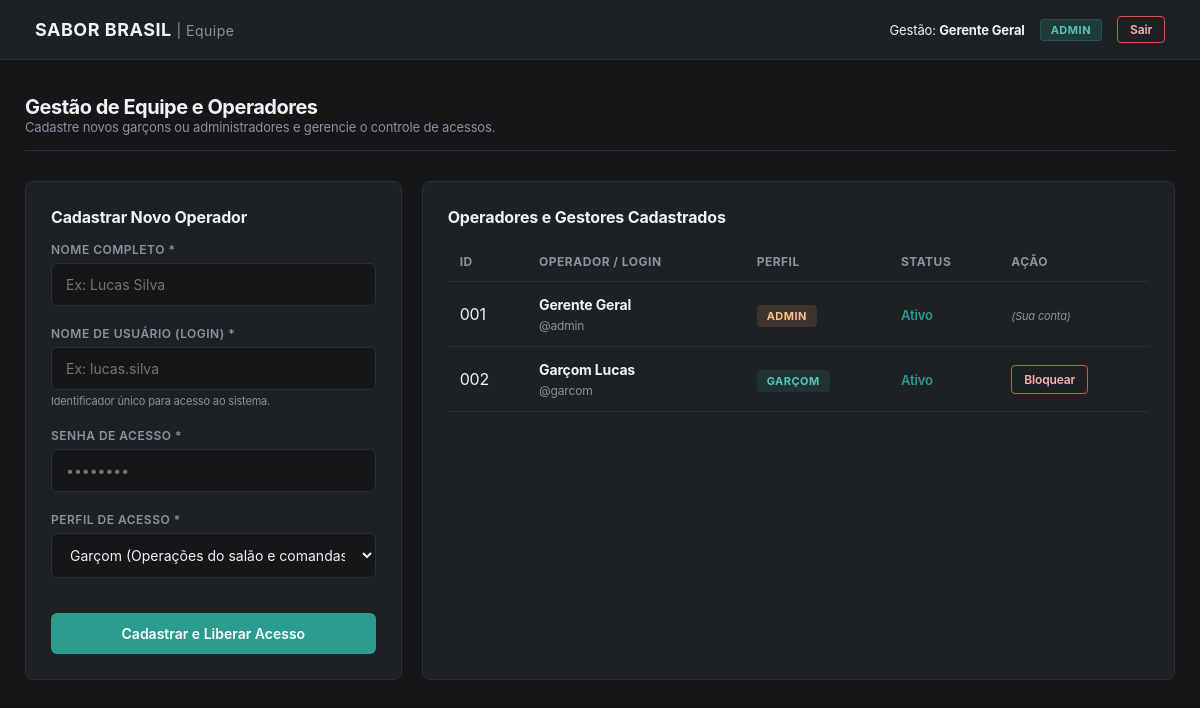
The app's page /admin/usuarios.php (signed in) with its own data.
### tables this page shows
CREATE TABLE IF NOT EXISTS usuarios (
    id INT AUTO_INCREMENT PRIMARY KEY,
    nome VARCHAR(100) NOT NULL,
    login VARCHAR(50) NOT NULL UNIQUE,
    senha VARCHAR(255) NOT NULL,
     
    perfil ENUM('admin', 'garcom') NOT NULL,
    ativo TINYINT(1) DEFAULT 1,
    criado_em DATETIME DEFAULT CURRENT_TIMESTAMP
);

### utils/session_helper.php (called while the page is built, shortened)
<?php
function h($string)
{
    return htmlspecialchars($string, ENT_QUOTES, 'UTF-8');
}

### admin/usuarios.php (the view, shortened to what this page needs)
<?php
require_once '../utils/session_helper.php';
require_once '../config/db.php';
try {
    $stmt = $pdo->query("SELECT id, nome, login, perfil, ativo, criado_em FROM usuarios ORDER BY perfil ASC, nome ASC");
    $usuarios = $stmt->fetchAll();
} catch (PDOException $e) {
    die("Erro ao carregar lista de usuários: " . h($e->getMessage()));
}
?>
<!DOCTYPE html>
<html lang="pt-BR">
<head>
    <link rel="stylesheet" href="../css/style.css">
</head>
<body>
<header class="topbar">
    <a href="dashboard.php" class="topbar-brand">SABOR BRASIL <span style="font-size: 14px; font-weight: normal; color: var(--text-secondary);">| Equipe</span></a>
    <div class="topbar-user">
        <span>Gestão: <strong><?php echo h($_SESSION['usuario_nome']); ?></strong></span>
        <span class="badge-perfil"><?php echo h($_SESSION['usuario_perfil']); ?></span>
        <a href="../logout.php" class="btn-sair">Sair</a>
    </div>
</header>
<main class="container">
    <div class="page-header">
        <div>
            <h2>Gestão de Equipe e Operadores</h2>
            <p style="color: var(--text-secondary); font-size: 13px;">Cadastre novos garçons ou administradores e gerencie o controle de acessos.</p>
        </div>
    </div>
    <div class="grid-equipe">
        <div class="box-card">
            <h3 style="font-size: 16px; font-weight: 700; margin-bottom: 15px;">Cadastrar Novo Operador</h3>
            <form action="salvar_usuario.php" method="POST" autocomplete="off">
                <div class="form-group">
                    <label for="nome">Nome Completo *</label>
                    <input type="text" id="nome" name="nome" class="form-control" placeholder="Ex: Lucas Silva" required autofocus>
                </div>
                <div class="form-group">
                    <label for="login">Nome de Usuário (Login) *</label>
                    <input type="text" id="login" name="login" class="form-control" placeholder="Ex: lucas.silva" required>
                    <small style="color: var(--text-secondary); font-size: 11px; margin-top: 4px; display: block;">Identificador único para acesso ao sistema.</small>
                </div>
                <div class="form-group">
                    <label for="senha">Senha de Acesso *</label>
                    <input type="password" id="senha" name="senha" class="form-control" placeholder="••••••••" required minlength="4">
                </div>
                <div class="form-group">
                    <label for="perfil">Perfil de Acesso *</label>
                    <select id="perfil" name="perfil" class="form-control" required style="cursor: pointer;">
                        <option value="garcom">Garçom (Operações do salão e comandas)</option>
                    </select>
                </div>
                <button type="submit" class="btn-submit" style="margin-top: 15px; font-size: 14px;">
                    Cadastrar e Liberar Acesso
                </button>
            </form>
        </div>
        <div class="box-card">
            <h3 style="font-size: 16px; font-weight: 700; margin-bottom: 15px;">Operadores e Gestores Cadastrados</h3>
            <table class="tabela-equipe">
                <thead>
                    <tr>
                        <th>ID</th>
                        <th>Operador / Login</th>
                        <th>Perfil</th>
                        <th>Status</th>
                        <th>Ação</th>
                    </tr>
                </thead>
                <tbody>
                    <?php foreach ($usuarios as $u): ?>
                        <tr>
                            <td><?php echo str_pad($u['id'], 3, '0', STR_PAD_LEFT); ?></td>
                            <td>
                                <strong style="color: var(--text-primary); font-size: 14px;"><?php echo h($u['nome']); ?></strong><br>
                                <span style="font-size: 12px; color: var(--text-secondary);">@<?php echo h($u['login']); ?></span>
                            </td>
                            <td>
                                <?php if ($u['perfil'] === 'admin'): ?>
                                    <span class="badge-admin">Admin</span>
                                <?php else: ?>
                                    <span class="badge-garcom">Garçom</span>
                                <?php endif; ?>
                            </td>
                            <td>
                                <?php if ($u['ativo'] == 1): ?>
                                    <span class="status-ativo">Ativo</span>
                                <?php else: ?>
                                    <span class="status-inativo">Bloqueado</span>
                                <?php endif; ?>
                            </td>
                            <td>
                                <?php if ($u['id'] == $_SESSION['usuario_id']): ?>
                                    <span style="font-size: 11px; color: var(--text-secondary); font-style: italic;">(Sua conta)</span>
                                <?php else: ?>
                                    <?php if ($u['ativo'] == 1): ?>
                                        <a href="toggle_usuario.php?id=<?php echo $u['id']; ?>" class="btn-acao btn-toggle-on" onclick="return confirm('Tem certeza que deseja bloquear o acesso do operador <?php echo h($u['nome']); ?>?');">Bloquear</a>
                                    <?php else: ?>
                                        <a href="toggle_usuario.php?id=<?php echo $u['id']; ?>" class="btn-acao btn-toggle-off">Liberar</a>
                                    <?php endif; ?>
                                <?php endif; ?>
                            </td>
                        </tr>
                    <?php endforeach; ?>
                </tbody>
            </table>
        </div>
    </div>
</main>
</body>
</html>

### css/style.css (style rules this page uses)
:root { --bg-primary: #141618; --bg-surface: #1e2124; --text-primary: #f0f2f5; --text-secondary: #8a939e; --accent: #2a9d8f; --accent-hover: #218276; --danger: #d9534f; --success: #2a9d8f; --warning: #f4a261; --border: #2b3036; }
* { margin: 0; padding: 0; box-sizing: border-box; font-family: -apple-system, BlinkMacSystemFont, "Segoe UI", Roboto, Oxygen, Ubuntu, Cantarell, "Open Sans", "Helvetica Neue", sans-serif; }
body { background-color: var(--bg-primary); color: var(--text-primary); min-height: 100vh; display: flex; flex-direction: column; letter-spacing: -0.01em; }
.form-group { margin-bottom: 20px; text-align: left; }
.form-group label { display: block; font-size: 12px; color: var(--text-secondary); margin-bottom: 6px; font-weight: 600; text-transform: uppercase; letter-spacing: 0.5px; }
.form-control { width: 100%; padding: 12px 14px; background: var(--bg-primary); border: 1px solid var(--border); border-radius: 6px; color: var(--text-primary); font-size: 14px; transition: border-color 0.2s, box-shadow 0.2s; }
.btn-submit { width: 100%; padding: 12px; background: var(--accent); color: white; border: none; border-radius: 6px; font-size: 15px; font-weight: 600; cursor: pointer; transition: background 0.2s; margin-top: 10px; }
.topbar { background: var(--bg-surface); border-bottom: 1px solid var(--border); padding: 16px 35px; display: flex; justify-content: space-between; align-items: center; }
.topbar-brand { font-size: 18px; font-weight: 700; color: var(--text-primary); text-decoration: none; letter-spacing: 0.5px; }
.topbar-user { display: flex; align-items: center; gap: 15px; font-size: 13px; }
.badge-perfil { background: rgba(42, 157, 143, 0.2); color: #52c7b8; padding: 3px 10px; border-radius: 4px; font-size: 11px; font-weight: 700; text-transform: uppercase; letter-spacing: 0.5px; border: 1px solid rgba(42, 157, 143, 0.3); }
.btn-sair { background: transparent; color: #f8b4b2; border: 1px solid var(--danger); padding: 5px 12px; border-radius: 4px; text-decoration: none; font-size: 12px; font-weight: 600; transition: 0.2s; }
.container { max-width: 1200px; margin: 35px auto; padding: 0 25px; width: 100%; }
.page-header { margin-bottom: 30px; display: flex; justify-content: space-between; align-items: center; border-bottom: 1px solid var(--border); padding-bottom: 15px; }
.page-header h2 { font-size: 20px; font-weight: 700; color: var(--text-primary); letter-spacing: -0.5px; }

### admin/usuarios.php (style rules this page uses)
.grid-equipe { display: grid; grid-template-columns: 1fr 2fr; gap: 20px; margin-top: 20px; }
.box-card { background: var(--bg-surface); border: 1px solid var(--border); border-radius: 8px; padding: 25px; }
.tabela-equipe { width: 100%; border-collapse: collapse; margin-top: 15px; }
.tabela-equipe th, .tabela-equipe td { padding: 12px; text-align: left; border-bottom: 1px solid var(--border); }
.tabela-equipe th { color: var(--text-secondary); font-size: 12px; text-transform: uppercase; letter-spacing: 0.5px; }
.badge-admin { background: rgba(244, 162, 97, 0.15); color: #f8c390; padding: 4px 10px; border-radius: 4px; font-size: 11px; font-weight: 700; text-transform: uppercase; letter-spacing: 0.5px; }
.badge-garcom { background: rgba(42, 157, 143, 0.15); color: #52c7b8; padding: 4px 10px; border-radius: 4px; font-size: 11px; font-weight: 700; text-transform: uppercase; letter-spacing: 0.5px; }
.status-ativo { color: var(--success); font-weight: 600; font-size: 13px; }
.btn-acao { padding: 6px 12px; border-radius: 4px; text-decoration: none; font-size: 12px; font-weight: 600; display: inline-block; transition: 0.2s; }
.btn-toggle-on { background: transparent; color: #f8b4b2; border: 1px solid var(--danger); }

### records on screen
usuarios: id "001", nome "Gerente Geral", login "admin", perfil "ADMIN", ativo "Ativo", shows "(Sua conta)"
usuarios: id "002", nome "Garçom Lucas", login "garcom", perfil "GARÇOM", ativo "Ativo"

### other values on screen
$_SESSION['usuario_nome'] "Gerente Geral"
$_SESSION['usuario_perfil'] "ADMIN"
